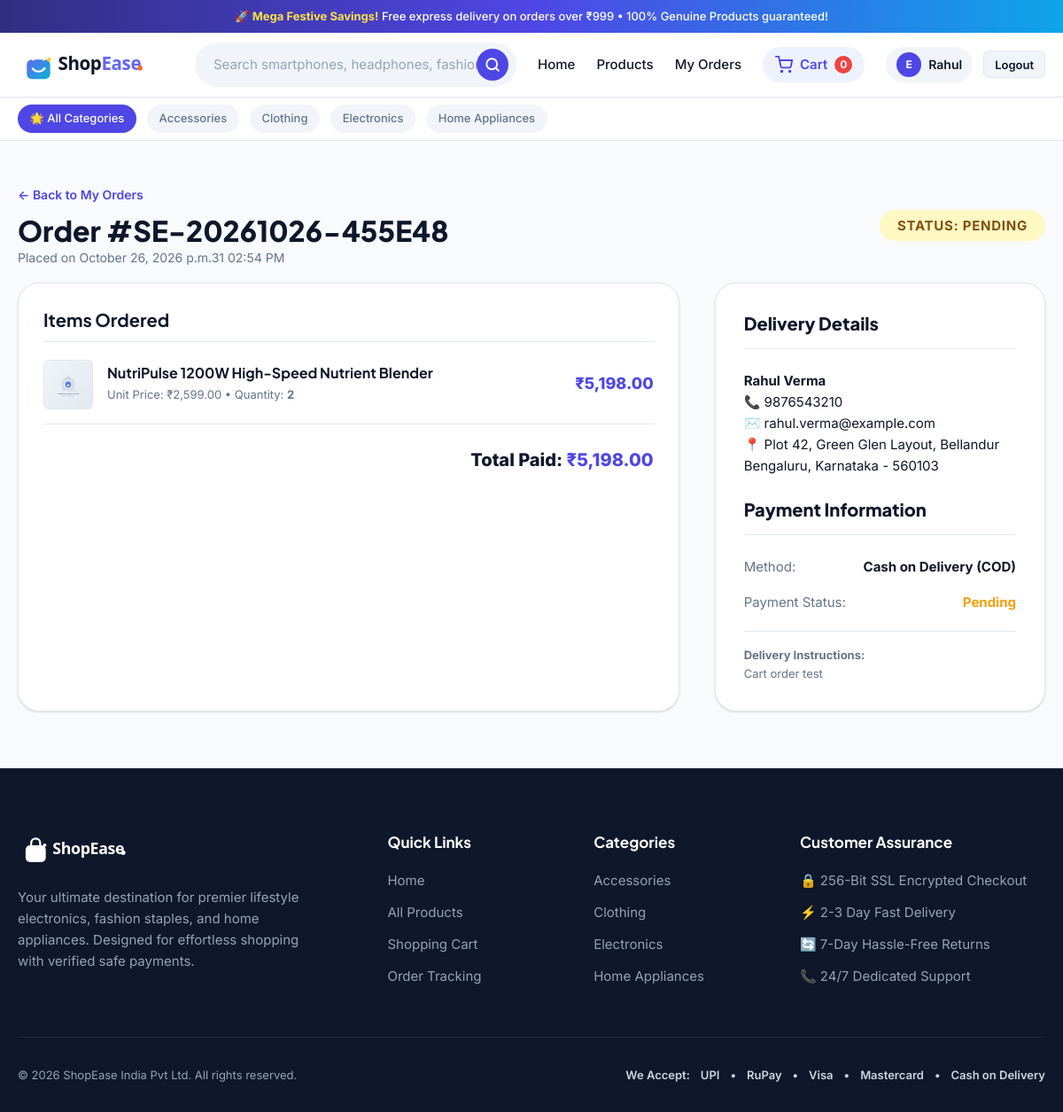
Page /order/SE-20261026-455E48/ (signed in) on the committed database.
### store/models.py (models this page shows, shortened)
class Category(models.Model):
    name = models.CharField(max_length=100, unique=True)
    slug = models.SlugField(max_length=120, unique=True, blank=True)
    description = models.TextField(blank=True)
    image = models.ImageField(upload_to='categories/', blank=True, null=True)
    icon = models.CharField(max_length=50, blank=True, default='tag', help_text="CSS icon identifier")
    created_at = models.DateTimeField(auto_now_add=True)
    class Meta:
        verbose_name_plural = 'Categories'
        ordering = ['name']

class Order(models.Model):
    PAYMENT_CHOICES = [
        ('cod', 'Cash on Delivery (COD)'),
        ('simulated', 'Simulated Online Payment / UPI / Card'),
    ]
    STATUS_CHOICES = [
        ('Pending', 'Pending'),
        ('Processing', 'Processing'),
        ('Shipped', 'Shipped'),
        ('Delivered', 'Delivered'),
        ('Cancelled', 'Cancelled'),
    ]
    PAYMENT_STATUS_CHOICES = [
        ('Pending', 'Pending'),
        ('Completed', 'Completed'),
        ('Failed', 'Failed'),
    ]
    user = models.ForeignKey(User, on_delete=models.CASCADE, related_name='orders')
    order_reference = models.CharField(max_length=32, unique=True, editable=False)
    full_name = models.CharField(max_length=150)
    email = models.EmailField()
    phone = models.CharField(max_length=20)
    address = models.TextField()
    city = models.CharField(max_length=100)
    state = models.CharField(max_length=100)
    postal_code = models.CharField(max_length=20)
    total_amount = models.DecimalField(max_digits=10, decimal_places=2)
    payment_method = models.CharField(max_length=20, choices=PAYMENT_CHOICES, default='cod')
    payment_status = models.CharField(max_length=20, choices=PAYMENT_STATUS_CHOICES, default='Pending')
    order_status = models.CharField(max_length=20, choices=STATUS_CHOICES, default='Pending')
    tracking_number = models.CharField(max_length=50, blank=True)
    notes = models.TextField(blank=True)
    created_at = models.DateTimeField(auto_now_add=True)
    updated_at = models.DateTimeField(auto_now=True)
    class Meta:
        ordering = ['-created_at']
    @property
    def formatted_total(self):
        return f"₹{self.total_amount:,.2f}"

class OrderItem(models.Model):
    order = models.ForeignKey(Order, on_delete=models.CASCADE, related_name='items')
    product = models.ForeignKey(Product, on_delete=models.SET_NULL, null=True, blank=True, related_name='order_items')
    product_name = models.CharField(max_length=200)
    price = models.DecimalField(max_digits=10, decimal_places=2)  # Snapshot of price at purchase time
    quantity = models.PositiveIntegerField(default=1)
    @property
    def subtotal(self):
        return Decimal(self.price) * self.quantity
    @property
    def formatted_price(self):
        return f"₹{self.price:,.2f}"
    @property
    def formatted_subtotal(self):
        return f"₹{self.subtotal:,.2f}"

### store/views.py (the view)
# urls.py: path('order/<str:order_reference>/', views.order_detail, name='order_detail'),
@login_required
def order_detail(request, order_reference):
    order = get_object_or_404(Order, order_reference=order_reference, user=request.user)
    context = {
        'order': order,
    }
    return render(request, 'order_detail.html', context)

### store/context_processors.py (called while the page is built)
def cart_and_categories_processor(request):
    cart_count = 0
    try:
        if request.user.is_authenticated:
            items = CartItem.objects.filter(user=request.user)
            cart_count = sum(item.quantity for item in items)
        else:
            session_key = request.session.session_key
            if session_key:
                items = CartItem.objects.filter(session_key=session_key)
                cart_count = sum(item.quantity for item in items)
    except Exception:
        cart_count = 0
    try:
        categories_nav = Category.objects.all()
    except Exception:
        categories_nav = []
    return {
        'cart_count': cart_count,
        'categories_nav': categories_nav,
        'currency_symbol': '₹',
        'site_name': 'ShopEase',
    }

### store/models.py (called while the page is built)
    def get_display_image(self):
        if self.image:
            try:
                return self.image.url
            except Exception:
                pass
        if self.image_url:
            return self.image_url
        return "/static/images/placeholder.svg"

    def get_absolute_url(self):
        return reverse('product_detail', kwargs={'slug': self.slug})

### templates/order_detail.html (shortened to what this page needs)
{% extends 'base.html' %}
{% load static %}
{% block content %}
<div class="container">
  <div style="margin: 2rem 0 1rem; display: flex; align-items: center; justify-content: space-between; flex-wrap: wrap; gap: 1rem;">
    <div>
      <a href="{% url 'my_orders' %}" style="font-size: 0.875rem; color: var(--primary); font-weight: 600;">&larr; Back to My Orders</a>
      <h1 style="font-size: 2rem; font-weight: 800; margin-top: 0.5rem;">Order #{{ order.order_reference }}</h1>
      <p style="color: var(--text-muted); font-size: 0.875rem;">Placed on {{ order.created_at|date:"F d, Y at h:i A" }}</p>
    </div>
    <div>
      <span class="order-status-pill status-{{ order.order_status|lower }}" style="font-size: 0.9375rem; padding: 0.5rem 1.25rem;">
        Status: {{ order.order_status }}
      </span>
    </div>
  </div>
  <div style="display: grid; grid-template-columns: 2fr 1fr; gap: 2.5rem; margin-bottom: 4rem;">
    <div class="cart-items-card">
      <h3 style="font-size: 1.25rem; font-weight: 700; margin-bottom: 1.25rem; padding-bottom: 0.75rem; border-bottom: 1px solid var(--border-light);">
        Items Ordered
      </h3>
      <div class="order-items-grid">
        {% for item in order.items.all %}
          <div class="order-item-mini" style="padding-bottom: 1rem; border-bottom: 1px solid var(--border-light);">
            <div class="order-item-left">
              {% if item.product %}
                <img
                  src="{{ item.product.get_display_image }}"
                  alt="{{ item.product_name }}"
                  class="order-item-thumb"
                  onerror="this.src='{% static 'images/placeholder.svg' %}'"
                >
              {% else %}
                <img
                  src="{% static 'images/placeholder.svg' %}"
                  alt="{{ item.product_name }}"
                  class="order-item-thumb"
                >
              {% endif %}
              <div>
                <h4 style="font-size: 1rem; font-weight: 700; margin-bottom: 0.25rem;">
                  {% if item.product %}
                    <a href="{{ item.product.get_absolute_url }}">{{ item.product_name }}</a>
                  {% else %}
                    {{ item.product_name }}
                  {% endif %}
                </h4>
                <div style="font-size: 0.8125rem; color: var(--text-muted);">
                  Unit Price: {{ item.formatted_price }} &bull; Quantity: <strong>{{ item.quantity }}</strong>
                </div>
              </div>
            </div>
            <div style="font-weight: 800; font-size: 1.125rem; color: var(--primary);">
              {{ item.formatted_subtotal }}
            </div>
          </div>
        {% endfor %}
      </div>
      <div style="margin-top: 1.5rem; text-align: right;">
        <div style="font-size: 1.25rem; font-weight: 800;">
          Total Paid: <span style="color: var(--primary);">{{ order.formatted_total }}</span>
        </div>
      </div>
    </div>
    <div>
      <div class="order-summary-card">
        <h3 class="summary-title">Delivery Details</h3>
        <p style="font-size: 0.9375rem; line-height: 1.6; color: var(--text-main); margin-bottom: 1.5rem;">
          <strong>{{ order.full_name }}</strong><br>
          📞 {{ order.phone }}<br>
          ✉️ {{ order.email }}<br>
          📍 {{ order.address }}<br>
          {{ order.city }}, {{ order.state }} - {{ order.postal_code }}
        </p>
        <h3 class="summary-title" style="margin-top: 1.5rem;">Payment Information</h3>
        <div class="summary-line">
          <span>Method:</span>
          <strong>{{ order.get_payment_method_display }}</strong>
        </div>
        <div class="summary-line">
          <span>Payment Status:</span>
          <span style="font-weight: 700; color: {% if order.payment_status == 'Completed' %}var(--success){% else %}var(--warning){% endif %};">
            {{ order.payment_status }}
          </span>
        </div>
        {% if order.notes %}
          <div style="margin-top: 1.25rem; padding-top: 1rem; border-top: 1px solid var(--border-light); font-size: 0.8125rem; color: var(--text-muted);">
            <strong>Delivery Instructions:</strong><br>
            {{ order.notes }}
          </div>
        {% endif %}
      </div>
    </div>
  </div>
</div>
{% endblock %}

### templates/base.html (shortened to what this page needs)
{% load static %}
<!DOCTYPE html>
<html lang="en">
<head>
  <link rel="stylesheet" href="{% static 'css/style.css' %}">
</head>
<body>
  <div class="announcement-bar">
    <div class="container">
      🚀 <strong>Mega Festive Savings!</strong> Free express delivery on orders over ₹999 &bull; 100% Genuine Products guaranteed!
    </div>
  </div>
  <header class="site-header">
    <div class="container">
      <div class="nav-wrapper">
        <a href="{% url 'home' %}" class="brand-logo" id="siteLogoLink" aria-label="ShopEase Home">
          <img src="{% static 'images/logo.svg' %}" alt="ShopEase" width="160" height="40">
        </a>
        <form action="{% url 'product_list' %}" method="GET" class="search-form" id="globalSearchForm">
          <div class="search-input-group">
            <input
              type="text"
              name="q"
              class="search-input"
              placeholder="Search smartphones, headphones, fashion, shoes..."
              value="{{ search_query|default:'' }}"
              id="globalSearchInput"
              autocomplete="off"
            >
            <button type="submit" class="search-btn" id="searchSubmitBtn" aria-label="Search">
              <svg width="18" height="18" viewBox="0 0 24 24" fill="none" stroke="currentColor" stroke-width="2.5" stroke-linecap="round" stroke-linejoin="round">
                <circle cx="11" cy="11" r="8"></circle>
                <line x1="21" y1="21" x2="16.65" y2="16.65"></line>
              </svg>
            </button>
          </div>
        </form>
        <nav class="main-nav" id="mainNav">
          <a href="{% url 'home' %}" class="nav-link {% if request.resolver_match.url_name == 'home' %}active{% endif %}" id="navHome">Home</a>
          <a href="{% url 'product_list' %}" class="nav-link {% if request.resolver_match.url_name == 'product_list' %}active{% endif %}" id="navProducts">Products</a>
          {% if user.is_authenticated %}
            <a href="{% url 'my_orders' %}" class="nav-link {% if request.resolver_match.url_name == 'my_orders' %}active{% endif %}" id="navOrders">My Orders</a>
          {% endif %}
          <a href="{% url 'cart' %}" class="cart-nav-btn" id="navCart" aria-label="View Shopping Cart">
            <svg width="20" height="20" viewBox="0 0 24 24" fill="none" stroke="currentColor" stroke-width="2.2" stroke-linecap="round" stroke-linejoin="round">
              <circle cx="9" cy="21" r="1"></circle>
              <circle cx="20" cy="21" r="1"></circle>
              <path d="M1 1h4l2.68 13.39a2 2 0 0 0 2 1.61h9.72a2 2 0 0 0 2-1.61L23 6H6"></path>
            </svg>
            <span>Cart</span>
            <span class="cart-badge" id="cartBadgeCount">{{ cart_count|default:"0" }}</span>
          </a>
          {% if user.is_authenticated %}
            <div class="user-menu">
              <div class="user-badge" title="Logged in as {{ user.username }}">
                <div class="user-avatar-circle">
                  {{ user.username|slice:":1"|upper }}
                </div>
                <span>{{ user.first_name|default:user.username }}</span>
              </div>
              <a href="{% url 'logout' %}" class="btn btn-secondary btn-sm" id="navLogout">Logout</a>
            </div>
          {% else %}
            <div class="user-menu">
              <a href="{% url 'login' %}" class="btn btn-secondary btn-sm" id="navLogin">Login</a>
              <a href="{% url 'register' %}" class="btn btn-primary btn-sm" id="navRegister">Register</a>
            </div>
          {% endif %}
        </nav>
      </div>
    </div>
  </header>
  <div class="categories-subnav">
    <div class="container">
      <ul class="subnav-list">
        <li>
          <a href="{% url 'product_list' %}" class="category-chip {% if not request.GET.category %}active{% endif %}">
            🌟 All Categories
          </a>
        </li>
        {% for cat in categories_nav %}
          <li>
            <a href="{% url 'product_list' %}?category={{ cat.slug }}" class="category-chip {% if request.GET.category == cat.slug %}active{% endif %}">
              {{ cat.name }}
            </a>
          </li>
        {% endfor %}
      </ul>
    </div>
  </div>
  <main id="mainContent">
    {% block content %}{% endblock %}
  </main>
  <footer class="site-footer">
    <div class="container">
      <div class="footer-grid">
        <div class="footer-brand">
          <a href="{% url 'home' %}" style="display: inline-block;">
            <img src="{% static 'images/logo.svg' %}" alt="ShopEase Logo" style="height: 38px; filter: brightness(0) invert(1);">
          </a>
          <p>
            Your ultimate destination for premier lifestyle electronics, fashion staples, and home appliances. Designed for effortless shopping with verified safe payments.
          </p>
        </div>
        <div>
          <h4 class="footer-title">Quick Links</h4>
          <ul class="footer-links">
            <li><a href="{% url 'home' %}">Home</a></li>
            <li><a href="{% url 'product_list' %}">All Products</a></li>
            <li><a href="{% url 'cart' %}">Shopping Cart</a></li>
            <li><a href="{% url 'my_orders' %}">Order Tracking</a></li>
          </ul>
        </div>
        <div>
          <h4 class="footer-title">Categories</h4>
          <ul class="footer-links">
            {% for cat in categories_nav|slice:":4" %}
              <li><a href="{% url 'product_list' %}?category={{ cat.slug }}">{{ cat.name }}</a></li>
            {% endfor %}
          </ul>
        </div>
        <div>
          <h4 class="footer-title">Customer Assurance</h4>
          <ul class="footer-links">
            <li>🔒 256-Bit SSL Encrypted Checkout</li>
            <li>⚡ 2-3 Day Fast Delivery</li>
            <li>🔄 7-Day Hassle-Free Returns</li>
            <li>📞 24/7 Dedicated Support</li>
          </ul>
        </div>
      </div>
      <div class="footer-bottom">
        <p>&copy; 2026 ShopEase India Pvt Ltd. All rights reserved.</p>
        <div class="payment-badge-icons">
          <span>We Accept:</span>
          <span>UPI</span> &bull;
          <span>RuPay</span> &bull;
          <span>Visa</span> &bull;
          <span>Mastercard</span> &bull;
          <span>Cash on Delivery</span>
        </div>
      </div>
    </div>
  </footer>
</body>
</html>

### rows in the picture
Category: name "Accessories"
Category: name "Clothing"
Category: name "Electronics"
Category: name "Home Appliances"
Order: order_reference "SE-20261026-455E48", created_at "October 26, 2026 p.m.31 02:54 PM", order_status "PENDING", formatted_total "₹5,198.00", full_name "Rahul Verma", phone "9876543210", email "rahul.verma@example.com", address "Plot 42, Green Glen Layout, Bellandur", city "Bengaluru", state "Karnataka", postal_code "560103", payment_method "Cash on Delivery (COD)", payment_status "Pending", notes "Cart order test"
OrderItem: product_name "NutriPulse 1200W High-Speed Nutrient Blender", formatted_price "₹2,599.00", quantity "2", formatted_subtotal "₹5,198.00"

### other values in the picture
{{ cart_count|default:"0" }} "0"
{{ user.username|slice:":1"|upper }} "E"
{{ user.first_name|default:user.username }} "Rahul"
